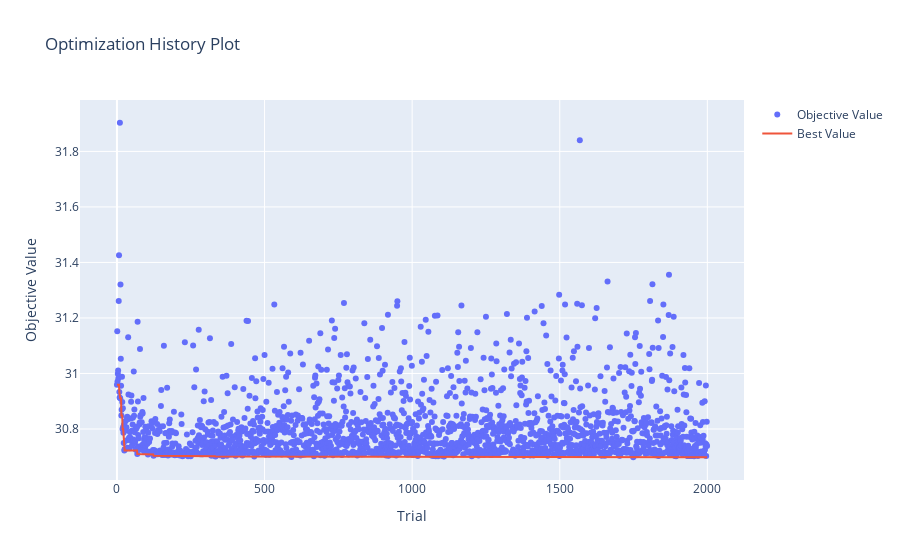

Here is the notebook cell this chart was saved with:
### Code cell
optuna.visualization.plot_optimization_history(study)

### Figure 1 — Plotly figure (JSON) as saved in the notebook; plotly's stock layout.template omitted (floating-point values rounded to 4 significant figures; data arrays with more than 128 entries replaced by an {"elided": "..."} marker saying what was removed)
{"data": [{"mode": "markers", "name": "Objective Value", "type": "scatter", "x": {"elided": "2000 int values"}, "y": {"elided": "2000 float values"}}, {"mode": "lines", "name": "Best Value", "type": "scatter", "x": {"elided": "2000 int values"}, "y": {"elided": "2000 float values"}}, {"marker": {"color": "#cccccc"}, "mode": "markers", "name": "Infeasible Trial", "showlegend": false, "type": "scatter", "x": [], "y": []}], "layout": {"title": {"text": "Optimization History Plot"}, "xaxis": {"title": {"text": "Trial"}}, "yaxis": {"title": {"text": "Objective Value"}}}}
